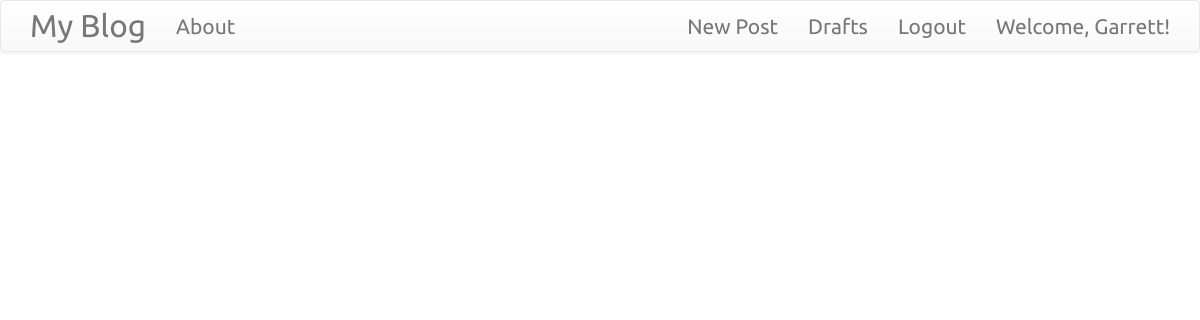
Before: / (signed in) with the older database file.
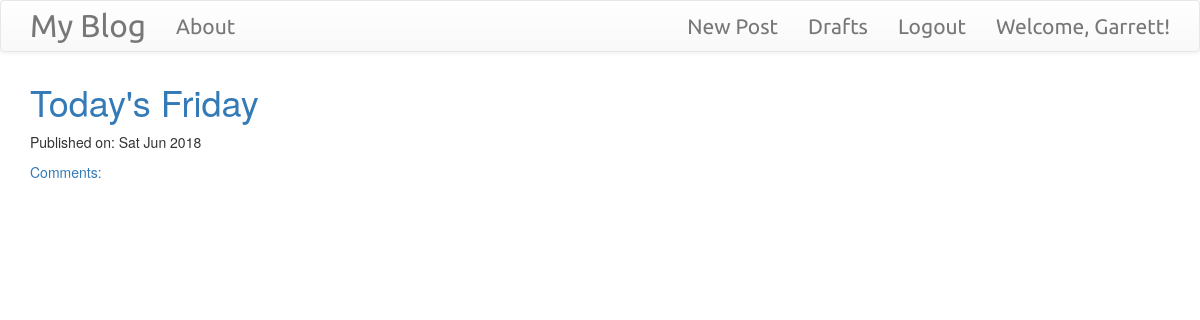
After: the same page with the newer database file.
### blog/models.py (models this page shows, shortened)
class Post(models.Model):
    author = models.ForeignKey("auth.User", on_delete=models.CASCADE)
    title = models.CharField(max_length=200)
    text = models.TextField()
    created_date = models.DateTimeField(default=timezone.now)
    published_date = models.DateTimeField(blank=True, null=True)

### blog/views.py (the view)
# urls.py: url(r'^$', views.PostListView.as_view(), name='post_list'),
class PostListView(ListView):
    model = Post
    def get_queryset(self):
        return Post.objects.filter(published_date__lte=timezone.now()).order_by('-published_date') # Grab from the Post model and filter out by the data in the parenthesis.

### blog/templates/blog/post_list.html
{% extends "blog/base.html" %}
{% block content %}
<div class="centerstage">
  {% for post in post_list %}
  <div class="post">
    <h1><a href ="{% url 'post_detail' pk=post.pk %}">{{ post.title }}</a></h1>
    <div class="date">
      <p>Published on: {{post.published_date|date:"D M Y"}}</p>
    </div>
    <a href ="{% url 'post_detail' pk=post.pk %}">Comments: {{post.approve_comments.count}}</a>
  </div>
  {% endfor %}
</div>
{% endblock %}

### blog/templates/blog/base.html (shortened to what this page needs)
<!DOCTYPE html>
{% load staticfiles %}
<html lang="en" dir="ltr">
  <head>
    <link rel="stylesheet" href="https://maxcdn.bootstrapcdn.com/bootstrap/3.3.7/css/bootstrap.min.css">
    <link rel="stylesheet" href="https://maxcdn.bootstrapcdn.com/bootstrap/3.3.7/css/bootstrap-theme.min.css">
    <link rel="stylesheet" href="//cdn.jsdelivr.net/medium-editor/latest/css/medium-editor.min.css" type="text/css" media="screen" charset="utf-8">
    <link rel="stylesheet" href="{% static 'css/style.css' %}">
  </head>
  <body class ="loader">
    <nav class="navbar navbar-default techfont custom-navbar">
      <div class="container">
        <ul class ="nav navbar-nav">
          <li><a class ="navbar-brand bigbrand" href ="{% url 'post_list' %}">My Blog</a></li>
          <li><a href ="{% url 'about' %}">About</a></li>
        </ul>
        <ul class ="nav navbar-nav navbar-right">
          {% if user.is_authenticated%}
            <li>
              <a href ="{% url 'post_new'%}">New Post</a>
            </li>
            <li>
              <a href ="{% url 'post_draft_list'%}">Drafts</a>
            </li>
            <li>
              <a href ="{% url 'logout'%}">Logout</a>
            </li>
            <li>
              <a>Welcome, {{user.username}}!</a>
            </li>
            {% else %}
            <li><a class="nav navbar-right" href ="{% url 'login' %}"><span class="glyphicon glyphicon-user"></span></a></li>
          {% endif %}
        </ul>
      </div>
    </nav>
    <div class="content container">
      <div class="row">
        <div class="col-md-8">
          <div class="blog_posts">
            {% block content %}
            {% endblock %}
          </div>
        </div>
      </div>
    </div>
  </body>
</html>

Changed rows visible on the page:
now on this page (row edited): Post: title "Today's Friday", published_date "Sat Jun 2018"
